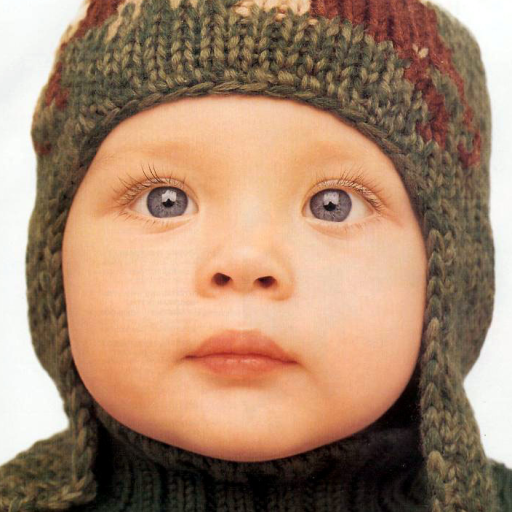
#> input picture Data/example_data/Set5/hr/baby.png, 512 x 512 px, found by its file name
$ python bsrgan_utils.py
#> lines starting #> are read from the running program, lines starting #| are printed output that depends on the picture
#> further down, img_in is the input picture: PIL image 512x512 RGB; mean R, G, B 166.9, 134.2, 109.5
import PIL.Image
import numpy as np
import random
from scipy import ndimage
import scipy
import scipy.stats as ss


def anisotropic_Gaussian(ksize=15, theta=np.pi, l1=6, l2=6):
    """
    Generate an anisotropic Gaussian kernel.  If l1 = l2, will get an isotropic Gaussian kernel.
    :param ksize: e.g., 15, kernel size
    :param theta: [0,  pi], rotation angle range
    :param l1: [0.1,50], scaling of eigenvalues
    :param l2: [0.1,l1], scaling of eigenvalues
    :return: k: kernel

    Code adapted from https://github.com/cszn/BSRGAN
    """

    v = np.dot(np.array([[np.cos(theta), -np.sin(theta)], [np.sin(theta), np.cos(theta)]]), np.array([1., 0.]))
    V = np.array([[v[0], v[1]], [v[1], -v[0]]])
    D = np.array([[l1, 0], [0, l2]])
    Sigma = np.dot(np.dot(V, D), np.linalg.inv(V))
    k = gm_blur_kernel(mean=[0, 0], cov=Sigma, size=ksize)

    return k


def gm_blur_kernel(mean, cov, size=15):
    """
    Code adapted from https://github.com/cszn/BSRGAN
    :param mean:
    :param cov:
    :param size:
    :return:
    """
#> called with cov = array of shape (2, 2), size = 21
    center = size / 2.0 + 0.5
    k = np.zeros([size, size])
    for y in range(size):
        for x in range(size):
            cy = y - center + 1
            cx = x - center + 1
            k[y, x] = ss.multivariate_normal.pdf([cx, cy], mean=mean, cov=cov)

    k = k / np.sum(k)
    return k


def fspecial_gaussian(hsize, sigma):
    """
    Code adapted from https://github.com/cszn/BSRGAN
    :param hsize:
    :param sigma:
    :return:
    """
    hsize = [hsize, hsize]
    size = [(hsize[0]-1.0)/2.0, (hsize[1]-1.0)/2.0]
    std = sigma
    [x, y] = np.meshgrid(np.arange(-size[1], size[1]+1), np.arange(-size[0], size[0]+1))
    arg = -(x*x + y*y)/(2*std*std)
    h = np.exp(arg)
    h[h < scipy.finfo(float).eps * h.max()] = 0
    sumh = h.sum()
    if sumh != 0:
        h = h/sumh
    return h


def fspecial_laplacian(alpha):
    """
    Code adapted from https://github.com/cszn/BSRGAN
    :param alpha:
    :return:
    """
    alpha = max([0, min([alpha,1])])
    h1 = alpha/(alpha+1)
    h2 = (1-alpha)/(alpha+1)
    h = [[h1, h2, h1], [h2, -4/(alpha+1), h2], [h1, h2, h1]]
    h = np.array(h)
    return h


def fspecial(filter_type, *args, **kwargs):
    """
    Code from:
    https://github.com/ronaldosena/imagens-medicas-2/blob/40171a6c259edec7827a6693a93955de2bd39e76/Aulas/aula_2_-_uniform_filter/matlab_fspecial.py
    """
    if filter_type == 'gaussian':
        return fspecial_gaussian(*args, **kwargs)
    if filter_type == 'laplacian':
        return fspecial_laplacian(*args, **kwargs)


def generate_kernel(sigma=2.4, kernel_size=21, l1=2, l2=5, theta=np.pi, gauss_type='isotropic'):

    if gauss_type == 'random':
        if random.random() < 0.5:
            gauss_type = 'anisotropic'
        else:
            gauss_type = 'isotropic'

    if gauss_type == 'anisotropic':
        k = anisotropic_Gaussian(ksize=kernel_size, theta=theta, l1=l1, l2=l2)
    else:
        k = fspecial('gaussian', kernel_size, sigma)
    return k


def bsrgan_blur(img, sigma=2.4, kernel_size=21, l1=2, l2=5, theta=np.pi, gauss_type='isotropic'):  # TODO: confirm license is ok to use
    """
    Code adapted from https://github.com/cszn/BSRGAN
    :param img: Input image
    :param sigma: Isotropic gaussian kernel width
    :param kernel_size: Blur kernel size (square)
    :param l1: anisotropic gaussian axis scaling
    :param l2: anisotropic gaussian axis scaling
    :param theta: # Anisotropic rotation (in radians)
    :param gauss_type: Type of Gaussian to use ('isotropic', 'anisotropic', 'random')
    :return: blurred image
    """

    k = generate_kernel(sigma=sigma, kernel_size=kernel_size, l1=l1, l2=l2, theta=theta, gauss_type=gauss_type)

    img = ndimage.filters.convolve(img, np.expand_dims(k, axis=2), mode='mirror')
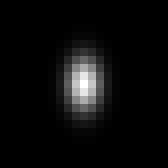
#> k: shape (21, 21) float64 (shown 8 times larger); min 3.17e-17, max 0.0503, mean 0.00227; drawn with min black and max white

    return img, k


# TODO: - find out which types of kernels can be used - consider Gaussian, anisotropic etc etc

if __name__ == '__main__':
    from PIL import Image
    import matplotlib.pyplot as plt

    img_in = Image.open('../../../../Data/set5_samples/hr/baby.png')
    img = np.array(img_in)

    blur_im, kernel = bsrgan_blur(img, gauss_type='anisotropic')

    fig, ax = plt.subplots(1, 2)
    ax[0].imshow(img_in)
    ax[1].imshow(blur_im)
    ax[0].axis('off')
    ax[1].axis('off')
    plt.show()
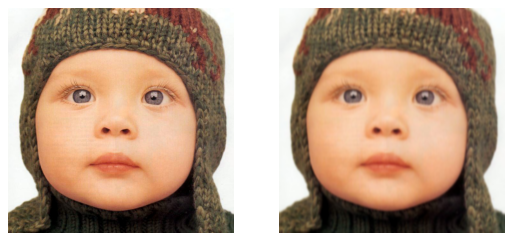
#> figure drawn by matplotlib, 2 panels

    plt.figure()
    plt.imshow(kernel)
    plt.show()

$ run again, with Data/example_data/Set5/hr/bird.png copied over Data/example_data/Set5/hr/baby.png
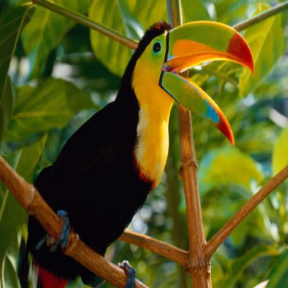
#> input picture Data/example_data/Set5/hr/bird.png, 288 x 288 px, found by its file name
#> img_in is the input picture: PIL image 288x288 RGB; mean R, G, B 88, 88.5, 27
#> in bsrgan_blur, `img = ndimage.filters.convolve(img, np.expand_dims(k, axis=2), mode='m..`:
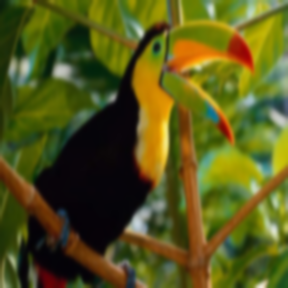
#> img: shape (288, 288, 3); mean of channels 0, 1, 2 87.5, 88, 26.5; drawn as R, G, B
#> `plt.show()`:
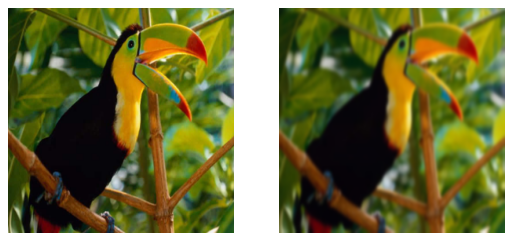
#> figure drawn by matplotlib, 2 panels

$ run again, with Data/example_data/Set5/hr/butterfly.png copied over Data/example_data/Set5/hr/baby.png
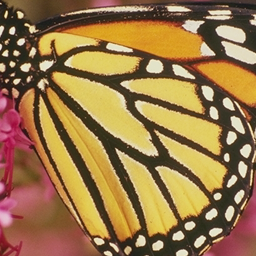
#> input picture Data/example_data/Set5/hr/butterfly.png, 256 x 256 px, found by its file name
#> img_in is the input picture: PIL image 256x256 RGB; mean R, G, B 153, 119.2, 72.8
#> in bsrgan_blur, `img = ndimage.filters.convolve(img, np.expand_dims(k, axis=2), mode='m..`:
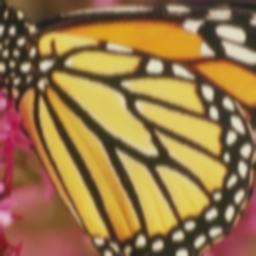
#> img: shape (256, 256, 3); mean of channels 0, 1, 2 152.5, 118.7, 72.3; drawn as R, G, B
#> `plt.show()`:
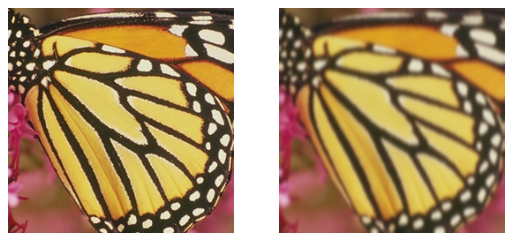
#> figure drawn by matplotlib, 2 panels

$ run again, with Data/example_data/Set5/hr/head.png copied over Data/example_data/Set5/hr/baby.png
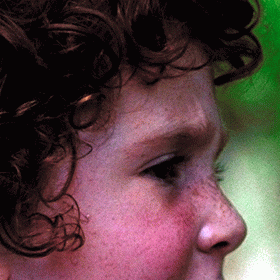
#> input picture Data/example_data/Set5/hr/head.png, 280 x 280 px, found by its file name
#> img_in is the input picture: PIL image 280x280 RGB; mean R, G, B 88.5, 64.9, 65.7
#> in bsrgan_blur, `img = ndimage.filters.convolve(img, np.expand_dims(k, axis=2), mode='m..`:
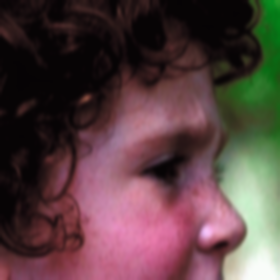
#> img: shape (280, 280, 3); mean of channels 0, 1, 2 88.1, 64.5, 65.3; drawn as R, G, B
#> `plt.show()`:
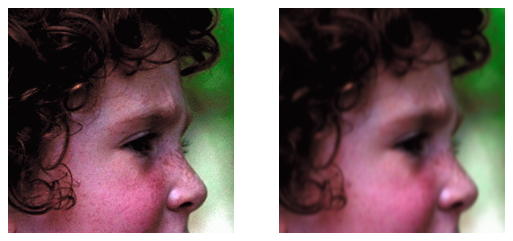
#> figure drawn by matplotlib, 2 panels
